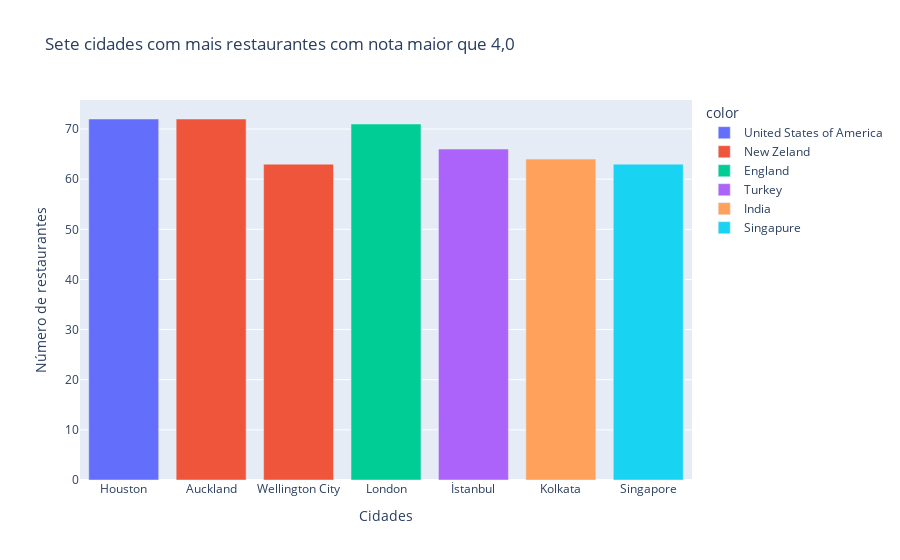

The notebook cell saved with this chart:
### Markdown cell above
### Sete cidades com mais restaurantes com notas acima de 4

### Code cell
df_aux = (data[data['aggregate_rating'] > 4][['city', 'country', 'restaurant_name']]
.groupby(['city', 'country'])
.nunique()
.sort_values(by='restaurant_name', ascending=False)
.reset_index()).head(7)

fig = px.bar(x=df_aux.city, 
       y=df_aux.restaurant_name,
       color=df_aux.country,
       labels={'x':'Cidades', 'y':'Número de restaurantes'},
       title='Sete cidades com mais restaurantes com nota maior que 4,0')

fig.show()

### Figure 1 — Plotly figure (JSON) as saved in the notebook; plotly's stock layout.template omitted (floating-point values rounded to 4 significant figures)
{"data": [{"alignmentgroup": "True", "hovertemplate": "color=United States of America<br>Cidades=%{x}<br>Número de restaurantes=%{y}<extra></extra>", "legendgroup": "United States of America", "marker": {"color": "#636efa", "pattern": {"shape": ""}}, "name": "United States of America", "offsetgroup": "United States of America", "orientation": "v", "showlegend": true, "textposition": "auto", "type": "bar", "x": ["Houston"], "xaxis": "x", "y": [72], "yaxis": "y"}, {"alignmentgroup": "True", "hovertemplate": "color=New Zeland<br>Cidades=%{x}<br>Número de restaurantes=%{y}<extra></extra>", "legendgroup": "New Zeland", "marker": {"color": "#EF553B", "pattern": {"shape": ""}}, "name": "New Zeland", "offsetgroup": "New Zeland", "orientation": "v", "showlegend": true, "textposition": "auto", "type": "bar", "x": ["Auckland", "Wellington City"], "xaxis": "x", "y": [72, 63], "yaxis": "y"}, {"alignmentgroup": "True", "hovertemplate": "color=England<br>Cidades=%{x}<br>Número de restaurantes=%{y}<extra></extra>", "legendgroup": "England", "marker": {"color": "#00cc96", "pattern": {"shape": ""}}, "name": "England", "offsetgroup": "England", "orientation": "v", "showlegend": true, "textposition": "auto", "type": "bar", "x": ["London"], "xaxis": "x", "y": [71], "yaxis": "y"}, {"alignmentgroup": "True", "hovertemplate": "color=Turkey<br>Cidades=%{x}<br>Número de restaurantes=%{y}<extra></extra>", "legendgroup": "Turkey", "marker": {"color": "#ab63fa", "pattern": {"shape": ""}}, "name": "Turkey", "offsetgroup": "Turkey", "orientation": "v", "showlegend": true, "textposition": "auto", "type": "bar", "x": ["İstanbul"], "xaxis": "x", "y": [66], "yaxis": "y"}, {"alignmentgroup": "True", "hovertemplate": "color=India<br>Cidades=%{x}<br>Número de restaurantes=%{y}<extra></extra>", "legendgroup": "India", "marker": {"color": "#FFA15A", "pattern": {"shape": ""}}, "name": "India", "offsetgroup": "India", "orientation": "v", "showlegend": true, "textposition": "auto", "type": "bar", "x": ["Kolkata"], "xaxis": "x", "y": [64], "yaxis": "y"}, {"alignmentgroup": "True", "hovertemplate": "color=Singapure<br>Cidades=%{x}<br>Número de restaurantes=%{y}<extra></extra>", "legendgroup": "Singapure", "marker": {"color": "#19d3f3", "pattern": {"shape": ""}}, "name": "Singapure", "offsetgroup": "Singapure", "orientation": "v", "showlegend": true, "textposition": "auto", "type": "bar", "x": ["Singapore"], "xaxis": "x", "y": [63], "yaxis": "y"}], "layout": {"barmode": "relative", "legend": {"title": {"text": "color"}, "tracegroupgap": 0}, "title": {"text": "Sete cidades com mais restaurantes com nota maior que 4,0"}, "xaxis": {"anchor": "y", "domain": [0, 1], "title": {"text": "Cidades"}}, "yaxis": {"anchor": "x", "domain": [0, 1], "title": {"text": "Número de restaurantes"}}}}
